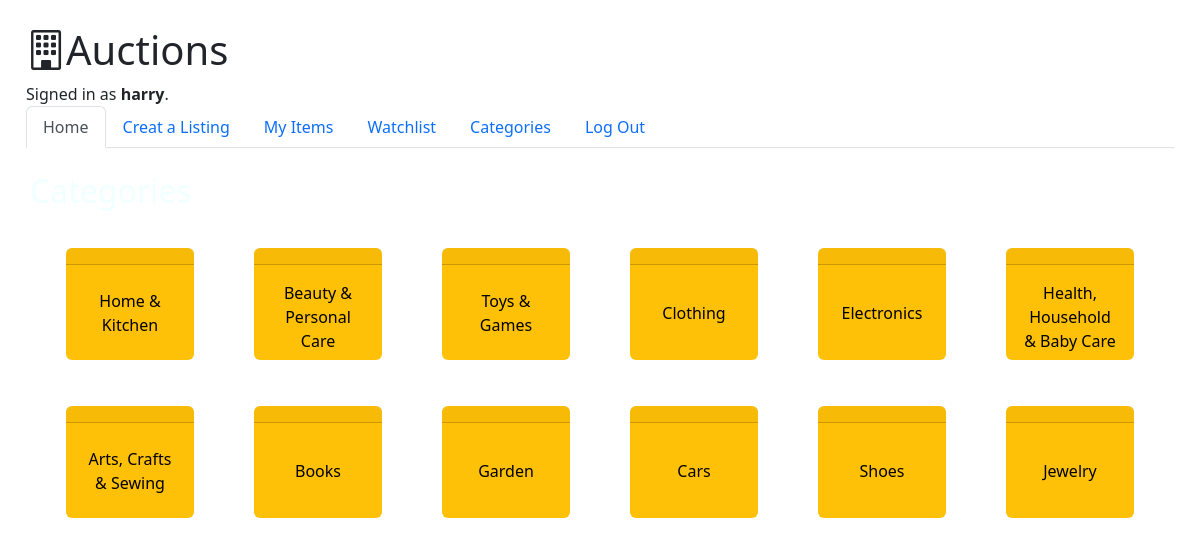
Page /categories (signed in) on the committed database.
### auctions/models.py (models this page shows, shortened)
class User(AbstractUser):
    pass

class Category(models.Model):
    category_type = models.CharField(max_length=64)

### auctions/views.py (the view)
# urls.py: path('categories', views.categories, name='categories'),
@login_required
def categories(request):
    return render(request, 'auctions/categories.html', {
        'categories': Category.objects.all()
    })

### auctions/templates/auctions/categories.html
{% extends "auctions/layout.html" %}
{% block body %}
    <h2>Categories</h2>
    <div id="actionlisting">
        {% for category in categories %}
            <a href="{% url 'category_listing' category.id %}" class="decor">
                <div class="card text-bg-warning mb-3 text-center category">
                    <div class="card-header"></div>
                    <div class="card-body" style="display: flex; align-items: center; justify-content: center;">
                        <p class="card-text ">{{ category.category_type }}</p>
                    </div>
                </div>
            </a>
        {% endfor %}
    </div>
{% endblock %}

### auctions/templates/auctions/layout.html (shortened to what this page needs)
{% load static %}
<!DOCTYPE html>
<html lang="en">
    <head>
        <link href="https://cdn.jsdelivr.net/npm/bootstrap@5.2.1/dist/css/bootstrap.min.css" rel="stylesheet">
        <link rel="stylesheet" href="https://cdn.jsdelivr.net/npm/bootstrap-icons@1.9.1/font/bootstrap-icons.css">
        <link href="{% static 'auctions/styles.css' %}" rel="stylesheet">
    </head>
    <body>
        <div class="text-bg-light p-3 mb-2 bg-transparent text-dark">
            <h1><i class="bi bi-building"></i>Auctions</h1>
            <div>
                {% if user.is_authenticated %}
                    Signed in as <strong>{{ user.username }}</strong>.
                {% else %}
                    Not signed in.
                {% endif %}
            </div>
            <div class="content">
                <ul class="nav nav-tabs" id="myTab" role="tablist">
                    <li class="nav-item" role="presentation">
                        <a href="{% url 'index' %}" style="text-decoration: none;"><button class="nav-link active" id="home-tab" data-bs-toggle="tab" data-bs-target="#home" type="button" role="tab" aria-controls="home" aria-selected="true">Home</button></a>
                    </li>
                    {% if user.is_authenticated %}
                        <li class="nav-item " role="presentation">
                            <a href="{% url 'create' %}" style="text-decoration: none;"><button class="nav-link" id="create-tab" data-bs-toggle="tab" data-bs-target="#create" type="button" role="tab" aria-controls="create" aria-selected="false">Creat a Listing</button></a>
                        </li>
                        <li class="nav-item" role="presentation">
                            <a href="{% url 'my_items' %}" style="text-decoration: none;"><button class="nav-link" id="items-tab" data-bs-toggle="tab" data-bs-target="#items" type="button" role="tab" aria-controls="items" aria-selected="false"> My Items</button></a>
                        </li>
                        <li class="nav-item" role="presentation">
                            <a href="{% url 'watchlist' %}" style="text-decoration: none;"><button class="nav-link" id="watchlist-tab" data-bs-toggle="tab" data-bs-target="#watchlist" type="button" role="tab" aria-controls="watchlist" aria-selected="false">Watchlist</button></a>
                        </li>
                        <li class="nav-item" role="presentation">
                            <a href="{% url 'categories' %}" style="text-decoration: none;"><button class="nav-link" id="categories-tab" data-bs-toggle="tab" data-bs-target="#categories" type="button" role="tab" aria-controls="categories" aria-selected="false">Categories</button></a>
                        </li>
                        <li class="nav-item" role="presentation">
                            <a href="{% url 'logout' %}" style="text-decoration: none;"><button class="nav-link" id="logout-tab" data-bs-toggle="tab" data-bs-target="#logout" type="button" role="tab" aria-controls="logout" aria-selected="false">Log Out</button></a>
                        </li>
                    {% endif %}
                </ul>
            </div>
        </div>
        {% block body %}
        {% endblock %}
    </body>
</html>

### auctions/static/auctions/styles.css (style rules this page uses)
body { padding: 10px; background: url('https://mdbootstrap.com/img/Photos/Others/images/76.jpg') no-repeat center center fixed; }
a { text-decoration: none; }
h2 { margin-left: 20px; color: azure; }
#actionlisting { display: flex; flex-wrap: wrap; justify-content: center; }
.card { color: azure; border: none; }
.decor { text-decoration: none; transition: transform .2s; }
.category { width: 8rem; height: 7rem; margin: 30px; }

### rows in the picture
User: username "harry"
Category: category_type "Home & Kitchen"
Category: category_type "Beauty & Personal Care"
Category: category_type "Toys & Games"
Category: category_type "Clothing"
Category: category_type "Electronics"
Category: category_type "Health, Household & Baby Care"
Category: category_type "Arts, Crafts & Sewing"
Category: category_type "Books"
Category: category_type "Garden"
Category: category_type "Cars"
Category: category_type "Shoes"
Category: category_type "Jewelry"
